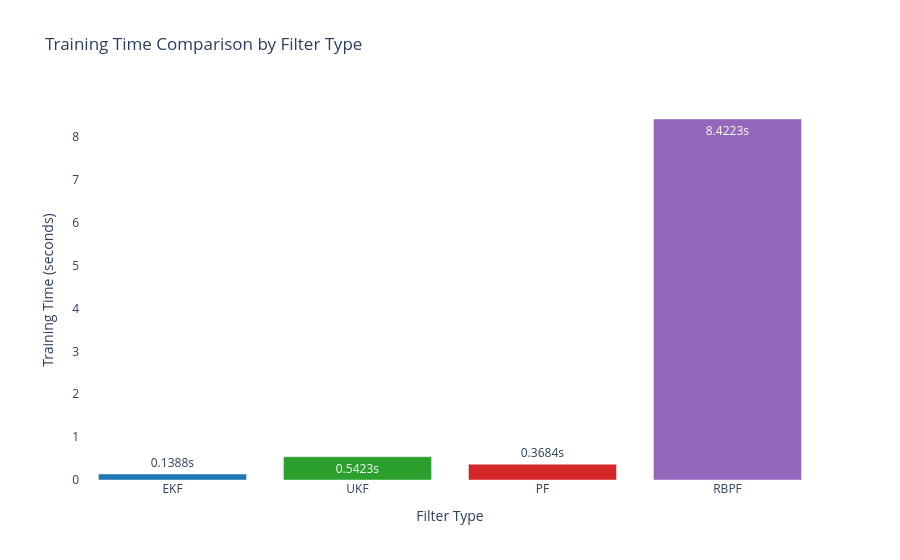
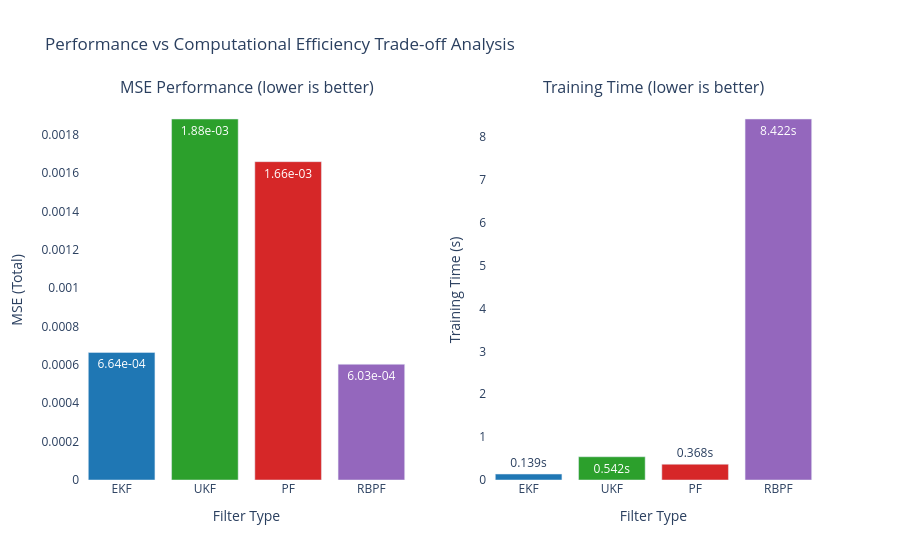

Notebook code cell kept with these figures, in order:
### Code cell
# ============================================================
# Training Time Comparison Visualization
# ============================================================
import plotly.graph_objects as go
from plotly.subplots import make_subplots

# Training time comparison bar chart
filter_names = list(training_times.keys())
times = list(training_times.values())
colors = ['#1f77b4', '#2ca02c', '#d62728', '#9467bd']  # Blue, Green, Red, Purple

fig_timing = go.Figure()
fig_timing.add_trace(go.Bar(
    x=filter_names,
    y=times,
    marker=dict(color=colors),
    text=[f'{t:.4f}s' for t in times],
    textposition='auto',
    name='Training Time'
))

fig_timing.update_layout(
    title='Training Time Comparison by Filter Type',
    xaxis_title='Filter Type',
    yaxis_title='Training Time (seconds)',
    font=dict(size=12),
    plot_bgcolor='white',
    paper_bgcolor='white',
    showlegend=False
)

fig_timing.show()

# Combined Performance vs Speed Analysis
fig_combined = make_subplots(
    rows=1, cols=2,
    subplot_titles=('MSE Performance (lower is better)', 'Training Time (lower is better)'),
    specs=[[{"secondary_y": False}, {"secondary_y": False}]]
)

# MSE subplot
mse_values = [mse_total_ekf, mse_total_ukf, mse_total_pf, mse_total_rbpf]
fig_combined.add_trace(
    go.Bar(x=filter_names, y=mse_values, marker=dict(color=colors), 
           text=[f'{mse:.2e}' for mse in mse_values], textposition='auto',
           name='MSE'),
    row=1, col=1
)

# Training time subplot  
fig_combined.add_trace(
    go.Bar(x=filter_names, y=times, marker=dict(color=colors),
           text=[f'{t:.3f}s' for t in times], textposition='auto',
           name='Time'),
    row=1, col=2
)

fig_combined.update_layout(
    title_text="Performance vs Computational Efficiency Trade-off Analysis",
    font=dict(size=12),
    plot_bgcolor='white',
    paper_bgcolor='white',
    showlegend=False
)

fig_combined.update_xaxes(title_text="Filter Type", row=1, col=1)
fig_combined.update_xaxes(title_text="Filter Type", row=1, col=2)
fig_combined.update_yaxes(title_text="MSE (Total)", row=1, col=1)
fig_combined.update_yaxes(title_text="Training Time (s)", row=1, col=2)

fig_combined.show()

# Performance efficiency metric: accuracy per computation time
print("\n🎯 Performance-Efficiency Trade-off Analysis:")
print("   (Lower MSE/Time ratio = better overall efficiency)")
for i, name in enumerate(filter_names):
    efficiency_metric = mse_values[i] / times[i] if times[i] > 0 else float('inf')
    print(f"   {name}: MSE/Time = {efficiency_metric:.2e}")
    
# Rank filters by different criteria
mse_ranking = sorted(zip(filter_names, mse_values), key=lambda x: x[1])
time_ranking = sorted(zip(filter_names, times), key=lambda x: x[1])
efficiency_ranking = sorted(zip(filter_names, [mse_values[i]/times[i] for i in range(len(filter_names))]), key=lambda x: x[1])

print("\n🏆 Rankings:")
print("   By Accuracy (MSE):", [name for name, _ in mse_ranking])
print("   By Speed (Time):", [name for name, _ in time_ranking])
print("   By Overall Efficiency (MSE/Time):", [name for name, _ in efficiency_ranking])

### Figure 1 — Plotly figure (JSON) as saved in the notebook; plotly's stock layout.template omitted (floating-point values rounded to 4 significant figures)
{"data": [{"marker": {"color": ["#1f77b4", "#2ca02c", "#d62728", "#9467bd"]}, "name": "Training Time", "text": ["0.1388s", "0.5423s", "0.3684s", "8.4223s"], "textposition": "auto", "type": "bar", "x": ["EKF", "UKF", "PF", "RBPF"], "y": [0.1388, 0.5423, 0.3684, 8.422]}], "layout": {"font": {"size": 12}, "paper_bgcolor": "white", "plot_bgcolor": "white", "showlegend": false, "title": {"text": "Training Time Comparison by Filter Type"}, "xaxis": {"title": {"text": "Filter Type"}}, "yaxis": {"title": {"text": "Training Time (seconds)"}}}}

### Figure 2 — Plotly figure (JSON) as saved in the notebook; plotly's stock layout.template omitted (floating-point values rounded to 4 significant figures)
{"data": [{"marker": {"color": ["#1f77b4", "#2ca02c", "#d62728", "#9467bd"]}, "name": "MSE", "text": ["6.64e-04", "1.88e-03", "1.66e-03", "6.03e-04"], "textposition": "auto", "type": "bar", "x": ["EKF", "UKF", "PF", "RBPF"], "xaxis": "x", "y": [0.0006645, 0.001881, 0.001659, 0.0006029], "yaxis": "y"}, {"marker": {"color": ["#1f77b4", "#2ca02c", "#d62728", "#9467bd"]}, "name": "Time", "text": ["0.139s", "0.542s", "0.368s", "8.422s"], "textposition": "auto", "type": "bar", "x": ["EKF", "UKF", "PF", "RBPF"], "xaxis": "x2", "y": [0.1388, 0.5423, 0.3684, 8.422], "yaxis": "y2"}], "layout": {"annotations": [{"font": {"size": 16}, "showarrow": false, "text": "MSE Performance (lower is better)", "x": 0.225, "xanchor": "center", "xref": "paper", "y": 1, "yanchor": "bottom", "yref": "paper"}, {"font": {"size": 16}, "showarrow": false, "text": "Training Time (lower is better)", "x": 0.775, "xanchor": "center", "xref": "paper", "y": 1, "yanchor": "bottom", "yref": "paper"}], "font": {"size": 12}, "paper_bgcolor": "white", "plot_bgcolor": "white", "showlegend": false, "title": {"text": "Performance vs Computational Efficiency Trade-off Analysis"}, "xaxis": {"anchor": "y", "domain": [0, 0.45], "title": {"text": "Filter Type"}}, "xaxis2": {"anchor": "y2", "domain": [0.55, 1], "title": {"text": "Filter Type"}}, "yaxis": {"anchor": "x", "domain": [0, 1], "title": {"text": "MSE (Total)"}}, "yaxis2": {"anchor": "x2", "domain": [0, 1], "title": {"text": "Training Time (s)"}}}}
